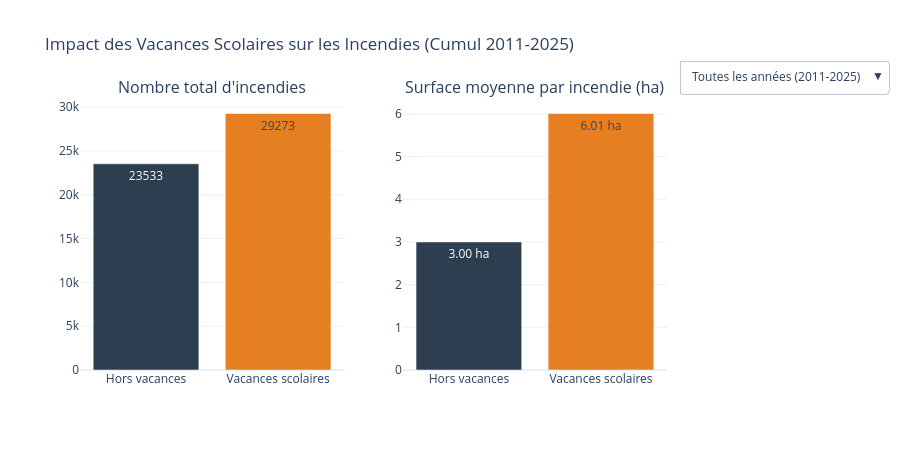

Notebook cell for this chart:
### Markdown cell above
#### comparaison période de vacances vs hors vacances
- nombre moyen
- surface moyenne des incendies

### Code cell
# 1. Liste des années triées
years = sorted([int(y) for y in df['annee'].dropna().unique()])

# Fonction utilitaire pour calculer le résumé Vacances vs Hors Vacances
def get_vac_summary(df_sub):
    df_vac = df_sub.groupby('is_holyday').agg(
        nb_incendies=('surface_parcourue_ha', 'count'),
        surface_moyenne_ha=('surface_parcourue_ha', 'mean')
    ).reset_index()
    df_vac['Statut'] = df_vac['is_holyday'].map({True: 'Vacances scolaires', False: 'Hors vacances'})
    return df_vac

# 2. Création de la figure à 2 sous-graphiques (1 ligne, 2 colonnes)
fig = make_subplots(
    rows=1, cols=2,
    subplot_titles=("Nombre total d'incendies", "Surface moyenne par incendie (ha)")
)

couleurs = ['#2c3e50', '#e67e22']

# 3. Traces par défaut : "Toutes les années" (indices 0 et 1)
df_all = get_vac_summary(df)

fig.add_trace(
    go.Bar(
        x=df_all['Statut'],
        y=df_all['nb_incendies'],
        marker_color=couleurs,
        text=df_all['nb_incendies'],
        textposition='auto',
        name="Nombre total"
    ),
    row=1, col=1
)

fig.add_trace(
    go.Bar(
        x=df_all['Statut'],
        y=df_all['surface_moyenne_ha'].round(2),
        marker_color=couleurs,
        text=[f"{val:.2f} ha" for val in df_all['surface_moyenne_ha']],
        textposition='auto',
        name="Surface moyenne"
    ),
    row=1, col=2
)

# 4. Traces pour chaque année individuelle (masquées par défaut)
for year in years:
    df_y = get_vac_summary(df[df['annee'] == year])

    fig.add_trace(
        go.Bar(
            x=df_y['Statut'],
            y=df_y['nb_incendies'],
            marker_color=couleurs,
            text=df_y['nb_incendies'],
            textposition='auto',
            visible=False,
            name=f"Nombre {year}"
        ),
        row=1, col=1
    )

    fig.add_trace(
        go.Bar(
            x=df_y['Statut'],
            y=df_y['surface_moyenne_ha'].round(2),
            marker_color=couleurs,
            text=[f"{val:.2f} ha" for val in df_y['surface_moyenne_ha']],
            textposition='auto',
            visible=False,
            name=f"Surface {year}"
        ),
        row=1, col=2
    )

# 5. Construction des options du menu déroulant (updatemenus)
buttons = []

# Option 1 : Toutes les années
vis_all = [False] * (2 + 2 * len(years))
vis_all[0], vis_all[1] = True, True
buttons.append(dict(
    label="Toutes les années (2011-2025)",
    method="update",
    args=[{"visible": vis_all}, {"title.text": "Impact des Vacances Scolaires sur les Incendies (Cumul 2011-2025)"}]
))

# Options pour chaque année
for i, year in enumerate(years):
    vis_year = [False] * (2 + 2 * len(years))
    vis_year[2 + 2 * i] = True
    vis_year[2 + 2 * i + 1] = True
    buttons.append(dict(
        label=str(year),
        method="update",
        args=[{"visible": vis_year}, {"title.text": f"Impact des Vacances Scolaires sur les Incendies ({year})"}]
    ))

# 6. Finalisation de la mise en page
fig.update_layout(
    updatemenus=[dict(
        active=0,
        buttons=buttons,
        x=1.02, y=1.15,
        xanchor='left',
        yanchor='top',
        showactive=True
    )],
    title_text="Impact des Vacances Scolaires sur les Incendies (Cumul 2011-2025)",
    title_x=0.05,
    showlegend=False,
    height=450,
    template="plotly_white"
)

fig.show()

### Figure 1 — Plotly figure (JSON) as saved in the notebook; plotly's stock layout.template omitted (floating-point values rounded to 4 significant figures)
{"data": [{"marker": {"color": ["#2c3e50", "#e67e22"]}, "name": "Nombre total", "text": [23530.0, 29270.0], "textposition": "auto", "type": "bar", "x": ["Hors vacances", "Vacances scolaires"], "xaxis": "x", "y": [23533, 29273], "yaxis": "y"}, {"marker": {"color": ["#2c3e50", "#e67e22"]}, "name": "Surface moyenne", "text": ["3.00 ha", "6.01 ha"], "textposition": "auto", "type": "bar", "x": ["Hors vacances", "Vacances scolaires"], "xaxis": "x2", "y": [3.0, 6.01], "yaxis": "y2"}, {"marker": {"color": ["#2c3e50", "#e67e22"]}, "name": "Nombre 2006", "text": [1368.0, 1870.0], "textposition": "auto", "type": "bar", "visible": false, "x": ["Hors vacances", "Vacances scolaires"], "xaxis": "x", "y": [1368, 1870], "yaxis": "y"}, {"marker": {"color": ["#2c3e50", "#e67e22"]}, "name": "Surface 2006", "text": ["1.86 ha", "2.43 ha"], "textposition": "auto", "type": "bar", "visible": false, "x": ["Hors vacances", "Vacances scolaires"], "xaxis": "x2", "y": [1.86, 2.43], "yaxis": "y2"}, {"marker": {"color": ["#2c3e50", "#e67e22"]}, "name": "Nombre 2007", "text": [1435.0, 1256.0], "textposition": "auto", "type": "bar", "visible": false, "x": ["Hors vacances", "Vacances scolaires"], "xaxis": "x", "y": [1435, 1256], "yaxis": "y"}, {"marker": {"color": ["#2c3e50", "#e67e22"]}, "name": "Surface 2007", "text": ["2.77 ha", "2.46 ha"], "textposition": "auto", "type": "bar", "visible": false, "x": ["Hors vacances", "Vacances scolaires"], "xaxis": "x2", "y": [2.77, 2.46], "yaxis": "y2"}, {"marker": {"color": ["#2c3e50", "#e67e22"]}, "name": "Nombre 2008", "text": [741.0, 1083.0], "textposition": "auto", "type": "bar", "visible": false, "x": ["Hors vacances", "Vacances scolaires"], "xaxis": "x", "y": [741, 1083], "yaxis": "y"}, {"marker": {"color": ["#2c3e50", "#e67e22"]}, "name": "Surface 2008", "text": ["2.29 ha", "2.82 ha"], "textposition": "auto", "type": "bar", "visible": false, "x": ["Hors vacances", "Vacances scolaires"], "xaxis": "x2", "y": [2.29, 2.82], "yaxis": "y2"}, {"marker": {"color": ["#2c3e50", "#e67e22"]}, "name": "Nombre 2009", "text": [1543.0, 1487.0], "textposition": "auto", "type": "bar", "visible": false, "x": ["Hors vacances", "Vacances scolaires"], "xaxis": "x", "y": [1543, 1487], "yaxis": "y"}, {"marker": {"color": ["#2c3e50", "#e67e22"]}, "name": "Surface 2009", "text": ["3.39 ha", "6.33 ha"], "textposition": "auto", "type": "bar", "visible": false, "x": ["Hors vacances", "Vacances scolaires"], "xaxis": "x2", "y": [3.39, 6.33], "yaxis": "y2"}, {"marker": {"color": ["#2c3e50", "#e67e22"]}, "name": "Nombre 2010", "text": [1036.0, 1427.0], "textposition": "auto", "type": "bar", "visible": false, "x": ["Hors vacances", "Vacances scolaires"], "xaxis": "x", "y": [1036, 1427], "yaxis": "y"}, {"marker": {"color": ["#2c3e50", "#e67e22"]}, "name": "Surface 2010", "text": ["2.40 ha", "4.89 ha"], "textposition": "auto", "type": "bar", "visible": false, "x": ["Hors vacances", "Vacances scolaires"], "xaxis": "x2", "y": [2.4, 4.89], "yaxis": "y2"}, {"marker": {"color": ["#2c3e50", "#e67e22"]}, "name": "Nombre 2011", "text": [1557.0, 1224.0], "textposition": "auto", "type": "bar", "visible": false, "x": ["Hors vacances", "Vacances scolaires"], "xaxis": "x", "y": [1557, 1224], "yaxis": "y"}, {"marker": {"color": ["#2c3e50", "#e67e22"]}, "name": "Surface 2011", "text": ["2.58 ha", "4.49 ha"], "textposition": "auto", "type": "bar", "visible": false, "x": ["Hors vacances", "Vacances scolaires"], "xaxis": "x2", "y": [2.58, 4.49], "yaxis": "y2"}, {"marker": {"color": ["#2c3e50", "#e67e22"]}, "name": "Nombre 2012", "text": [1323.0, 1481.0], "textposition": "auto", "type": "bar", "visible": false, "x": ["Hors vacances", "Vacances scolaires"], "xaxis": "x", "y": [1323, 1481], "yaxis": "y"}, {"marker": {"color": ["#2c3e50", "#e67e22"]}, "name": "Surface 2012", "text": ["1.81 ha", "3.55 ha"], "textposition": "auto", "type": "bar", "visible": false, "x": ["Hors vacances", "Vacances scolaires"], "xaxis": "x2", "y": [1.81, 3.55], "yaxis": "y2"}, {"marker": {"color": ["#2c3e50", "#e67e22"]}, "name": "Nombre 2013", "text": [652.0, 978.0], "textposition": "auto", "type": "bar", "visible": false, "x": ["Hors vacances", "Vacances scolaires"], "xaxis": "x", "y": [652, 978], "yaxis": "y"}, {"marker": {"color": ["#2c3e50", "#e67e22"]}, "name": "Surface 2013", "text": ["2.11 ha", "1.65 ha"], "textposition": "auto", "type": "bar", "visible": false, "x": ["Hors vacances", "Vacances scolaires"], "xaxis": "x2", "y": [2.11, 1.65], "yaxis": "y2"}, {"marker": {"color": ["#2c3e50", "#e67e22"]}, "name": "Nombre 2014", "text": [1045.0, 902.0], "textposition": "auto", "type": "bar", "visible": false, "x": ["Hors vacances", "Vacances scolaires"], "xaxis": "x", "y": [1045, 902], "yaxis": "y"}, {"marker": {"color": ["#2c3e50", "#e67e22"]}, "name": "Surface 2014", "text": ["1.92 ha", "3.31 ha"], "textposition": "auto", "type": "bar", "visible": false, "x": ["Hors vacances", "Vacances scolaires"], "xaxis": "x2", "y": [1.92, 3.31], "yaxis": "y2"}, {"marker": {"color": ["#2c3e50", "#e67e22"]}, "name": "Nombre 2015", "text": [1227.0, 1732.0], "textposition": "auto", "type": "bar", "visible": false, "x": ["Hors vacances", "Vacances scolaires"], "xaxis": "x", "y": [1227, 1732], "yaxis": "y"}, {"marker": {"color": ["#2c3e50", "#e67e22"]}, "name": "Surface 2015", "text": ["2.02 ha", "3.34 ha"], "textposition": "auto", "type": "bar", "visible": false, "x": ["Hors vacances", "Vacances scolaires"], "xaxis": "x2", "y": [2.02, 3.34], "yaxis": "y2"}, {"marker": {"color": ["#2c3e50", "#e67e22"]}, "name": "Nombre 2016", "text": [1310.0, 1574.0], "textposition": "auto", "type": "bar", "visible": false, "x": ["Hors vacances", "Vacances scolaires"], "xaxis": "x", "y": [1310, 1574], "yaxis": "y"}, {"marker": {"color": ["#2c3e50", "#e67e22"]}, "name": "Surface 2016", "text": ["3.29 ha", "6.40 ha"], "textposition": "auto", "type": "bar", "visible": false, "x": ["Hors vacances", "Vacances scolaires"], "xaxis": "x2", "y": [3.29, 6.4], "yaxis": "y2"}, {"marker": {"color": ["#2c3e50", "#e67e22"]}, "name": "Nombre 2017", "text": [1516.0, 1788.0], "textposition": "auto", "type": "bar", "visible": false, "x": ["Hors vacances", "Vacances scolaires"], "xaxis": "x", "y": [1516, 1788], "yaxis": "y"}, {"marker": {"color": ["#2c3e50", "#e67e22"]}, "name": "Surface 2017", "text": ["4.27 ha", "9.34 ha"], "textposition": "auto", "type": "bar", "visible": false, "x": ["Hors vacances", "Vacances scolaires"], "xaxis": "x2", "y": [4.27, 9.34], "yaxis": "y2"}, {"marker": {"color": ["#2c3e50", "#e67e22"]}, "name": "Nombre 2018", "text": [803.0, 1125.0], "textposition": "auto", "type": "bar", "visible": false, "x": ["Hors vacances", "Vacances scolaires"], "xaxis": "x", "y": [803, 1125], "yaxis": "y"}, {"marker": {"color": ["#2c3e50", "#e67e22"]}, "name": "Surface 2018", "text": ["1.14 ha", "2.77 ha"], "textposition": "auto", "type": "bar", "visible": false, "x": ["Hors vacances", "Vacances scolaires"], "xaxis": "x2", "y": [1.14, 2.77], "yaxis": "y2"}, {"marker": {"color": ["#2c3e50", "#e67e22"]}, "name": "Nombre 2019", "text": [1281.0, 1691.0], "textposition": "auto", "type": "bar", "visible": false, "x": ["Hors vacances", "Vacances scolaires"], "xaxis": "x", "y": [1281, 1691], "yaxis": "y"}, {"marker": {"color": ["#2c3e50", "#e67e22"]}, "name": "Surface 2019", "text": ["4.28 ha", "5.74 ha"], "textposition": "auto", "type": "bar", "visible": false, "x": ["Hors vacances", "Vacances scolaires"], "xaxis": "x2", "y": [4.28, 5.74], "yaxis": "y2"}, {"marker": {"color": ["#2c3e50", "#e67e22"]}, "name": "Nombre 2020", "text": [1035.0, 1936.0], "textposition": "auto", "type": "bar", "visible": false, "x": ["Hors vacances", "Vacances scolaires"], "xaxis": "x", "y": [1035, 1936], "yaxis": "y"}, {"marker": {"color": ["#2c3e50", "#e67e22"]}, "name": "Surface 2020", "text": ["4.69 ha", "3.29 ha"], "textposition": "auto", "type": "bar", "visible": false, "x": ["Hors vacances", "Vacances scolaires"], "xaxis": "x2", "y": [4.69, 3.29], "yaxis": "y2"}, {"marker": {"color": ["#2c3e50", "#e67e22"]}, "name": "Nombre 2021", "text": [1163.0, 1199.0], "textposition": "auto", "type": "bar", "visible": false, "x": ["Hors vacances", "Vacances scolaires"], "xaxis": "x", "y": [1163, 1199], "yaxis": "y"}, {"marker": {"color": ["#2c3e50", "#e67e22"]}, "name": "Surface 2021", "text": ["1.96 ha", "8.82 ha"], "textposition": "auto", "type": "bar", "visible": false, "x": ["Hors vacances", "Vacances scolaires"], "xaxis": "x2", "y": [1.96, 8.82], "yaxis": "y2"}, {"marker": {"color": ["#2c3e50", "#e67e22"]}, "name": "Nombre 2022", "text": [1698.0, 2735.0], "textposition": "auto", "type": "bar", "visible": false, "x": ["Hors vacances", "Vacances scolaires"], "xaxis": "x", "y": [1698, 2735], "yaxis": "y"}, {"marker": {"color": ["#2c3e50", "#e67e22"]}, "name": "Surface 2022", "text": ["7.13 ha", "17.15 ha"], "textposition": "auto", "type": "bar", "visible": false, "x": ["Hors vacances", "Vacances scolaires"], "xaxis": "x2", "y": [7.13, 17.15], "yaxis": "y2"}, {"marker": {"color": ["#2c3e50", "#e67e22"]}, "name": "Nombre 2023", "text": [1224.0, 1458.0], "textposition": "auto", "type": "bar", "visible": false, "x": ["Hors vacances", "Vacances scolaires"], "xaxis": "x", "y": [1224, 1458], "yaxis": "y"}, {"marker": {"color": ["#2c3e50", "#e67e22"]}, "name": "Surface 2023", "text": ["1.53 ha", "2.45 ha"], "textposition": "auto", "type": "bar", "visible": false, "x": ["Hors vacances", "Vacances scolaires"], "xaxis": "x2", "y": [1.53, 2.45], "yaxis": "y2"}, {"marker": {"color": ["#2c3e50", "#e67e22"]}, "name": "Nombre 2024", "text": [540.0, 827.0], "textposition": "auto", "type": "bar", "visible": false, "x": ["Hors vacances", "Vacances scolaires"], "xaxis": "x", "y": [540, 827], "yaxis": "y"}, {"marker": {"color": ["#2c3e50", "#e67e22"]}, "name": "Surface 2024", "text": ["2.60 ha", "1.65 ha"], "textposition": "auto", "type": "bar", "visible": false, "x": ["Hors vacances", "Vacances scolaires"], "xaxis": "x2", "y": [2.6, 1.65], "yaxis": "y2"}, {"marker": {"color": ["#2c3e50", "#e67e22"]}, "name": "Nombre 2025", "text": [1036.0, 1500.0], "textposition": "auto", "type": "bar", "visible": false, "x": ["Hors vacances", "Vacances scolaires"], "xaxis": "x", "y": [1036, 1500], "yaxis": "y"}, {"marker": {"color": ["#2c3e50", "#e67e22"]}, "name": "Surface 2025", "text": ["2.51 ha", "12.89 ha"], "textposition": "auto", "type": "bar", "visible": false, "x": ["Hors vacances", "Vacances scolaires"], "xaxis": "x2", "y": [2.51, 12.89], "yaxis": "y2"}], "layout": {"annotations": [{"font": {"size": 16}, "showarrow": false, "text": "Nombre total d'incendies", "x": 0.225, "xanchor": "center", "xref": "paper", "y": 1, "yanchor": "bottom", "yref": "paper"}, {"font": {"size": 16}, "showarrow": false, "text": "Surface moyenne par incendie (ha)", "x": 0.775, "xanchor": "center", "xref": "paper", "y": 1, "yanchor": "bottom", "yref": "paper"}], "height": 450, "showlegend": false, "title": {"text": "Impact des Vacances Scolaires sur les Incendies (Cumul 2011-2025)", "x": 0.05}, "updatemenus": [{"active": 0, "buttons": [{"args": [{"visible": [true, true, false, false, false, false, false, false, false, false, false, false, false, false, false, false, false, false, false, false, false, false, false, false, false, false, false, false, false, false, false, false, false, false, false, false, false, false, false, false, false, false]}, {"title.text": "Impact des Vacances Scolaires sur les Incendies (Cumul 2011-2025)"}], "label": "Toutes les années (2011-2025)", "method": "update"}, {"args": [{"visible": [false, false, true, true, false, false, false, false, false, false, false, false, false, false, false, false, false, false, false, false, false, false, false, false, false, false, false, false, false, false, false, false, false, false, false, false, false, false, false, false, false, false]}, {"title.text": "Impact des Vacances Scolaires sur les Incendies (2006)"}], "label": "2006", "method": "update"}, {"args": [{"visible": [false, false, false, false, true, true, false, false, false, false, false, false, false, false, false, false, false, false, false, false, false, false, false, false, false, false, false, false, false, false, false, false, false, false, false, false, false, false, false, false, false, false]}, {"title.text": "Impact des Vacances Scolaires sur les Incendies (2007)"}], "label": "2007", "method": "update"}, {"args": [{"visible": [false, false, false, false, false, false, true, true, false, false, false, false, false, false, false, false, false, false, false, false, false, false, false, false, false, false, false, false, false, false, false, false, false, false, false, false, false, false, false, false, false, false]}, {"title.text": "Impact des Vacances Scolaires sur les Incendies (2008)"}], "label": "2008", "method": "update"}, {"args": [{"visible": [false, false, false, false, false, false, false, false, true, true, false, false, false, false, false, false, false, false, false, false, false, false, false, false, false, false, false, false, false, false, false, false, false, false, false, false, false, false, false, false, false, false]}, {"title.text": "Impact des Vacances Scolaires sur les Incendies (2009)"}], "label": "2009", "method": "update"}, {"args": [{"visible": [false, false, false, false, false, false, false, false, false, false, true, true, false, false, false, false, false, false, false, false, false, false, false, false, false, false, false, false, false, false, false, false, false, false, false, false, false, false, false, false, false, false]}, {"title.text": "Impact des Vacances Scolaires sur les Incendies (2010)"}], "label": "2010", "method": "update"}, {"args": [{"visible": [false, false, false, false, false, false, false, false, false, false, false, false, true, true, false, false, false, false, false, false, false, false, false, false, false, false, false, false, false, false, false, false, false, false, false, false, false, false, false, false, false, false]}, {"title.text": "Impact des Vacances Scolaires sur les Incendies (2011)"}], "label": "2011", "method": "update"}, {"args": [{"visible": [false, false, false, false, false, false, false, false, false, false, false, false, false, false, true, true, false, false, false, false, false, false, false, false, false, false, false, false, false, false, false, false, false, false, false, false, false, false, false, false, false, false]}, {"title.text": "Impact des Vacances Scolaires sur les Incendies (2012)"}], "label": "2012", "method": "update"}, {"args": [{"visible": [false, false, false, false, false, false, false, false, false, false, false, false, false, false, false, false, true, true, false, false, false, false, false, false, false, false, false, false, false, false, false, false, false, false, false, false, false, false, false, false, false, false]}, {"title.text": "Impact des Vacances Scolaires sur les Incendies (2013)"}], "label": "2013", "method": "update"}, {"args": [{"visible": [false, false, false, false, false, false, false, false, false, false, false, false, false, false, false, false, false, false, true, true, false, false, false, false, false, false, false, false, false, false, false, false, false, false, false, false, false, false, false, false, false, false]}, {"title.text": "Impact des Vacances Scolaires sur les Incendies (2014)"}], "label": "2014", "method": "update"}, {"args": [{"visible": [false, false, false, false, false, false, false, false, false, false, false, false, false, false, false, false, false, false, false, false, true, true, false, false, false, false, false, false, false, false, false, false, false, false, false, false, false, false, false, false, false, false]}, {"title.text": "Impact des Vacances Scolaires sur les Incendies (2015)"}], "label": "2015", "method": "update"}, {"args": [{"visible": [false, false, false, false, false, false, false, false, false, false, false, false, false, false, false, false, false, false, false, false, false, false, true, true, false, false, false, false, false, false, false, false, false, false, false, false, false, false, false, false, false, false]}, {"title.text": "Impact des Vacances Scolaires sur les Incendies (2016)"}], "label": "2016", "method": "update"}, {"args": [{"visible": [false, false, false, false, false, false, false, false, false, false, false, false, false, false, false, false, false, false, false, false, false, false, false, false, true, true, false, false, false, false, false, false, false, false, false, false, false, false, false, false, false, false]}, {"title.text": "Impact des Vacances Scolaires sur les Incendies (2017)"}], "label": "2017", "method": "update"}, {"args": [{"visible": [false, false, false, false, false, false, false, false, false, false, false, false, false, false, false, false, false, false, false, false, false, false, false, false, false, false, true, true, false, false, false, false, false, false, false, false, false, false, false, false, false, false]}, {"title.text": "Impact des Vacances Scolaires sur les Incendies (2018)"}], "label": "2018", "method": "update"}, {"args": [{"visible": [false, false, false, false, false, false, false, false, false, false, false, false, false, false, false, false, false, false, false, false, false, false, false, false, false, false, false, false, true, true, false, false, false, false, false, false, false, false, false, false, false, false]}, {"title.text": "Impact des Vacances Scolaires sur les Incendies (2019)"}], "label": "2019", "method": "update"}, {"args": [{"visible": [false, false, false, false, false, false, false, false, false, false, false, false, false, false, false, false, false, false, false, false, false, false, false, false, false, false, false, false, false, false, true, true, false, false, false, false, false, false, false, false, false, false]}, {"title.text": "Impact des Vacances Scolaires sur les Incendies (2020)"}], "label": "2020", "method": "update"}, {"args": [{"visible": [false, false, false, false, false, false, false, false, false, false, false, false, false, false, false, false, false, false, false, false, false, false, false, false, false, false, false, false, false, false, false, false, true, true, false, false, false, false, false, false, false, false]}, {"title.text": "Impact des Vacances Scolaires sur les Incendies (2021)"}], "label": "2021", "method": "update"}, {"args": [{"visible": [false, false, false, false, false, false, false, false, false, false, false, false, false, false, false, false, false, false, false, false, false, false, false, false, false, false, false, false, false, false, false, false, false, false, true, true, false, false, false, false, false, false]}, {"title.text": "Impact des Vacances Scolaires sur les Incendies (2022)"}], "label": "2022", "method": "update"}, {"args": [{"visible": [false, false, false, false, false, false, false, false, false, false, false, false, false, false, false, false, false, false, false, false, false, false, false, false, false, false, false, false, false, false, false, false, false, false, false, false, true, true, false, false, false, false]}, {"title.text": "Impact des Vacances Scolaires sur les Incendies (2023)"}], "label": "2023", "method": "update"}, {"args": [{"visible": [false, false, false, false, false, false, false, false, false, false, false, false, false, false, false, false, false, false, false, false, false, false, false, false, false, false, false, false, false, false, false, false, false, false, false, false, false, false, true, true, false, false]}, {"title.text": "Impact des Vacances Scolaires sur les Incendies (2024)"}], "label": "2024", "method": "update"}, {"args": [{"visible": [false, false, false, false, false, false, false, false, false, false, false, false, false, false, false, false, false, false, false, false, false, false, false, false, false, false, false, false, false, false, false, false, false, false, false, false, false, false, false, false, true, true]}, {"title.text": "Impact des Vacances Scolaires sur les Incendies (2025)"}], "label": "2025", "method": "update"}], "showactive": true, "x": 1.02, "xanchor": "left", "y": 1.15, "yanchor": "top"}], "xaxis": {"anchor": "y", "domain": [0, 0.45]}, "xaxis2": {"anchor": "y2", "domain": [0.55, 1]}, "yaxis": {"anchor": "x", "domain": [0, 1]}, "yaxis2": {"anchor": "x2", "domain": [0, 1]}}}
